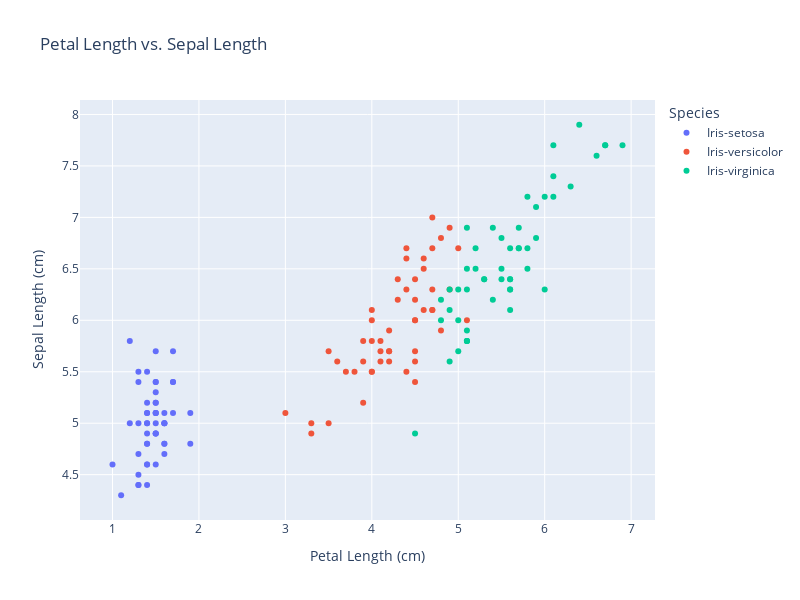

This figure's notebook cell:
### Markdown cell above
### Scatter Plot with Plotly

### Code cell
fig = px.scatter(iris, x='PetalLengthCm', y='SepalLengthCm', 
                 title='Petal Length vs. Sepal Length',
                 color='Species', 
                 hover_name='Species', 
                 labels=dict(PetalLengthCm='Petal Length (cm)', SepalLengthCm='Sepal Length (cm)'))

fig.update_layout(width=800, height=600)
fig.show()

### Figure 1 — Plotly figure (JSON) as saved in the notebook; plotly's stock layout.template omitted (floating-point values rounded to 4 significant figures)
{"data": [{"hovertemplate": "<b>%{hovertext}</b><br><br>Species=Iris-setosa<br>Petal Length (cm)=%{x}<br>Sepal Length (cm)=%{y}<extra></extra>", "hovertext": ["Iris-setosa", "Iris-setosa", "Iris-setosa", "Iris-setosa", "Iris-setosa", "Iris-setosa", "Iris-setosa", "Iris-setosa", "Iris-setosa", "Iris-setosa", "Iris-setosa", "Iris-setosa", "Iris-setosa", "Iris-setosa", "Iris-setosa", "Iris-setosa", "Iris-setosa", "Iris-setosa", "Iris-setosa", "Iris-setosa", "Iris-setosa", "Iris-setosa", "Iris-setosa", "Iris-setosa", "Iris-setosa", "Iris-setosa", "Iris-setosa", "Iris-setosa", "Iris-setosa", "Iris-setosa", "Iris-setosa", "Iris-setosa", "Iris-setosa", "Iris-setosa", "Iris-setosa", "Iris-setosa", "Iris-setosa", "Iris-setosa", "Iris-setosa", "Iris-setosa", "Iris-setosa", "Iris-setosa", "Iris-setosa", "Iris-setosa", "Iris-setosa", "Iris-setosa", "Iris-setosa", "Iris-setosa", "Iris-setosa", "Iris-setosa"], "legendgroup": "Iris-setosa", "marker": {"color": "#636efa", "symbol": "circle"}, "mode": "markers", "name": "Iris-setosa", "orientation": "v", "showlegend": true, "type": "scatter", "x": [1.4, 1.4, 1.3, 1.5, 1.4, 1.7, 1.4, 1.5, 1.4, 1.5, 1.5, 1.6, 1.4, 1.1, 1.2, 1.5, 1.3, 1.4, 1.7, 1.5, 1.7, 1.5, 1.0, 1.7, 1.9, 1.6, 1.6, 1.5, 1.4, 1.6, 1.6, 1.5, 1.5, 1.4, 1.5, 1.2, 1.3, 1.5, 1.3, 1.5, 1.3, 1.3, 1.3, 1.6, 1.9, 1.4, 1.6, 1.4, 1.5, 1.4], "xaxis": "x", "y": [5.1, 4.9, 4.7, 4.6, 5.0, 5.4, 4.6, 5.0, 4.4, 4.9, 5.4, 4.8, 4.8, 4.3, 5.8, 5.7, 5.4, 5.1, 5.7, 5.1, 5.4, 5.1, 4.6, 5.1, 4.8, 5.0, 5.0, 5.2, 5.2, 4.7, 4.8, 5.4, 5.2, 5.5, 4.9, 5.0, 5.5, 4.9, 4.4, 5.1, 5.0, 4.5, 4.4, 5.0, 5.1, 4.8, 5.1, 4.6, 5.3, 5.0], "yaxis": "y"}, {"hovertemplate": "<b>%{hovertext}</b><br><br>Species=Iris-versicolor<br>Petal Length (cm)=%{x}<br>Sepal Length (cm)=%{y}<extra></extra>", "hovertext": ["Iris-versicolor", "Iris-versicolor", "Iris-versicolor", "Iris-versicolor", "Iris-versicolor", "Iris-versicolor", "Iris-versicolor", "Iris-versicolor", "Iris-versicolor", "Iris-versicolor", "Iris-versicolor", "Iris-versicolor", "Iris-versicolor", "Iris-versicolor", "Iris-versicolor", "Iris-versicolor", "Iris-versicolor", "Iris-versicolor", "Iris-versicolor", "Iris-versicolor", "Iris-versicolor", "Iris-versicolor", "Iris-versicolor", "Iris-versicolor", "Iris-versicolor", "Iris-versicolor", "Iris-versicolor", "Iris-versicolor", "Iris-versicolor", "Iris-versicolor", "Iris-versicolor", "Iris-versicolor", "Iris-versicolor", "Iris-versicolor", "Iris-versicolor", "Iris-versicolor", "Iris-versicolor", "Iris-versicolor", "Iris-versicolor", "Iris-versicolor", "Iris-versicolor", "Iris-versicolor", "Iris-versicolor", "Iris-versicolor", "Iris-versicolor", "Iris-versicolor", "Iris-versicolor", "Iris-versicolor", "Iris-versicolor", "Iris-versicolor"], "legendgroup": "Iris-versicolor", "marker": {"color": "#EF553B", "symbol": "circle"}, "mode": "markers", "name": "Iris-versicolor", "orientation": "v", "showlegend": true, "type": "scatter", "x": [4.7, 4.5, 4.9, 4.0, 4.6, 4.5, 4.7, 3.3, 4.6, 3.9, 3.5, 4.2, 4.0, 4.7, 3.6, 4.4, 4.5, 4.1, 4.5, 3.9, 4.8, 4.0, 4.9, 4.7, 4.3, 4.4, 4.8, 5.0, 4.5, 3.5, 3.8, 3.7, 3.9, 5.1, 4.5, 4.5, 4.7, 4.4, 4.1, 4.0, 4.4, 4.6, 4.0, 3.3, 4.2, 4.2, 4.2, 4.3, 3.0, 4.1], "xaxis": "x", "y": [7.0, 6.4, 6.9, 5.5, 6.5, 5.7, 6.3, 4.9, 6.6, 5.2, 5.0, 5.9, 6.0, 6.1, 5.6, 6.7, 5.6, 5.8, 6.2, 5.6, 5.9, 6.1, 6.3, 6.1, 6.4, 6.6, 6.8, 6.7, 6.0, 5.7, 5.5, 5.5, 5.8, 6.0, 5.4, 6.0, 6.7, 6.3, 5.6, 5.5, 5.5, 6.1, 5.8, 5.0, 5.6, 5.7, 5.7, 6.2, 5.1, 5.7], "yaxis": "y"}, {"hovertemplate": "<b>%{hovertext}</b><br><br>Species=Iris-virginica<br>Petal Length (cm)=%{x}<br>Sepal Length (cm)=%{y}<extra></extra>", "hovertext": ["Iris-virginica", "Iris-virginica", "Iris-virginica", "Iris-virginica", "Iris-virginica", "Iris-virginica", "Iris-virginica", "Iris-virginica", "Iris-virginica", "Iris-virginica", "Iris-virginica", "Iris-virginica", "Iris-virginica", "Iris-virginica", "Iris-virginica", "Iris-virginica", "Iris-virginica", "Iris-virginica", "Iris-virginica", "Iris-virginica", "Iris-virginica", "Iris-virginica", "Iris-virginica", "Iris-virginica", "Iris-virginica", "Iris-virginica", "Iris-virginica", "Iris-virginica", "Iris-virginica", "Iris-virginica", "Iris-virginica", "Iris-virginica", "Iris-virginica", "Iris-virginica", "Iris-virginica", "Iris-virginica", "Iris-virginica", "Iris-virginica", "Iris-virginica", "Iris-virginica", "Iris-virginica", "Iris-virginica", "Iris-virginica", "Iris-virginica", "Iris-virginica", "Iris-virginica", "Iris-virginica", "Iris-virginica", "Iris-virginica", "Iris-virginica"], "legendgroup": "Iris-virginica", "marker": {"color": "#00cc96", "symbol": "circle"}, "mode": "markers", "name": "Iris-virginica", "orientation": "v", "showlegend": true, "type": "scatter", "x": [6.0, 5.1, 5.9, 5.6, 5.8, 6.6, 4.5, 6.3, 5.8, 6.1, 5.1, 5.3, 5.5, 5.0, 5.1, 5.3, 5.5, 6.7, 6.9, 5.0, 5.7, 4.9, 6.7, 4.9, 5.7, 6.0, 4.8, 4.9, 5.6, 5.8, 6.1, 6.4, 5.6, 5.1, 5.6, 6.1, 5.6, 5.5, 4.8, 5.4, 5.6, 5.1, 5.1, 5.9, 5.7, 5.2, 5.0, 5.2, 5.4, 5.1], "xaxis": "x", "y": [6.3, 5.8, 7.1, 6.3, 6.5, 7.6, 4.9, 7.3, 6.7, 7.2, 6.5, 6.4, 6.8, 5.7, 5.8, 6.4, 6.5, 7.7, 7.7, 6.0, 6.9, 5.6, 7.7, 6.3, 6.7, 7.2, 6.2, 6.1, 6.4, 7.2, 7.4, 7.9, 6.4, 6.3, 6.1, 7.7, 6.3, 6.4, 6.0, 6.9, 6.7, 6.9, 5.8, 6.8, 6.7, 6.7, 6.3, 6.5, 6.2, 5.9], "yaxis": "y"}], "layout": {"height": 600, "legend": {"title": {"text": "Species"}, "tracegroupgap": 0}, "title": {"text": "Petal Length vs. Sepal Length"}, "width": 800, "xaxis": {"anchor": "y", "domain": [0, 1], "title": {"text": "Petal Length (cm)"}}, "yaxis": {"anchor": "x", "domain": [0, 1], "title": {"text": "Sepal Length (cm)"}}}}
